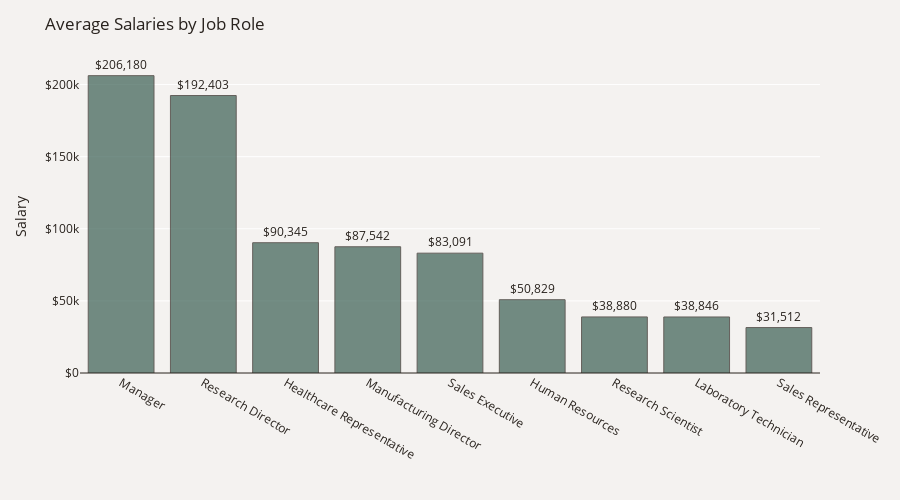

Here is the notebook cell this chart was saved with:
### Code cell
plot_df = data.groupby('JobRole')['MonthlyIncome'].mean()
plot_df = plot_df.mul(12).rename('Salary').reset_index().sort_values('Salary', ascending=False)
fig = px.bar(plot_df, x='JobRole', y='Salary', text='Salary', opacity=0.7)
fig.update_traces(texttemplate='$%{text:,.0f}', textposition='outside',
                  marker_line=dict(width=1, color='#28221D'), marker_color='#3A5F53')
fig.update_yaxes(zeroline=True, zerolinewidth=1, zerolinecolor='#28221D')
fig.update_layout(title_text='Average Salaries by Job Role', font_color='#28221D',
                  yaxis=dict(title='Salary',tickprefix='$'), height=500,
                  xaxis_title='', paper_bgcolor='#F4F2F0', plot_bgcolor='#F4F2F0')
fig.show()

### Figure 1 — Plotly figure (JSON) as saved in the notebook; plotly's stock layout.template omitted (floating-point values rounded to 4 significant figures)
{"data": [{"hovertemplate": "JobRole=%{x}<br>Salary=%{text}<extra></extra>", "legendgroup": "", "marker": {"color": "#3A5F53", "line": {"color": "#28221D", "width": 1}, "opacity": 0.7, "pattern": {"shape": ""}}, "name": "", "orientation": "v", "showlegend": false, "text": [206200.0, 192400.0, 90350.0, 87540.0, 83090.0, 50830.0, 38880.0, 38850.0, 31510.0], "textposition": "outside", "texttemplate": "$%{text:,.0f}", "type": "bar", "x": ["Manager", "Research Director", "Healthcare Representative", "Manufacturing Director", "Sales Executive", "Human Resources", "Research Scientist", "Laboratory Technician", "Sales Representative"], "xaxis": "x", "y": [206200.0, 192400.0, 90350.0, 87540.0, 83090.0, 50830.0, 38880.0, 38850.0, 31510.0], "yaxis": "y"}], "layout": {"barmode": "relative", "font": {"color": "#28221D"}, "height": 500, "legend": {"tracegroupgap": 0}, "margin": {"t": 60}, "paper_bgcolor": "#F4F2F0", "plot_bgcolor": "#F4F2F0", "title": {"text": "Average Salaries by Job Role"}, "xaxis": {"anchor": "y", "domain": [0, 1], "title": {"text": ""}}, "yaxis": {"anchor": "x", "domain": [0, 1], "tickprefix": "$", "title": {"text": "Salary"}, "zeroline": true, "zerolinecolor": "#28221D", "zerolinewidth": 1}}}
